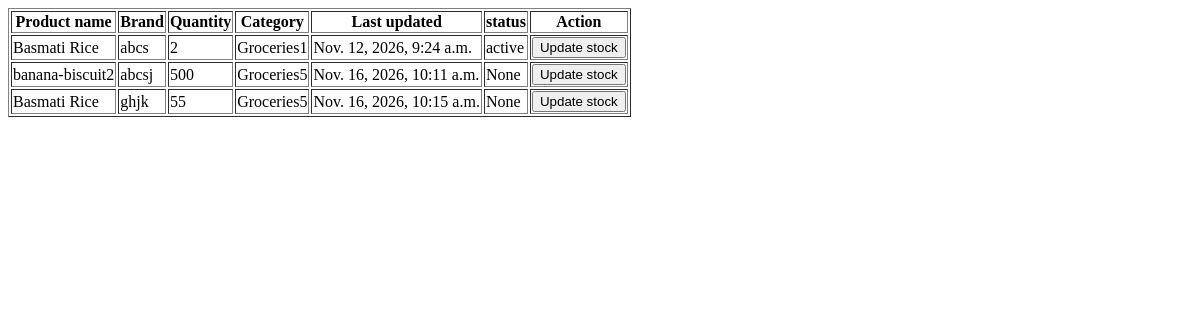
Before: /ViewStockandUpdateStock (signed in) with the older database file.
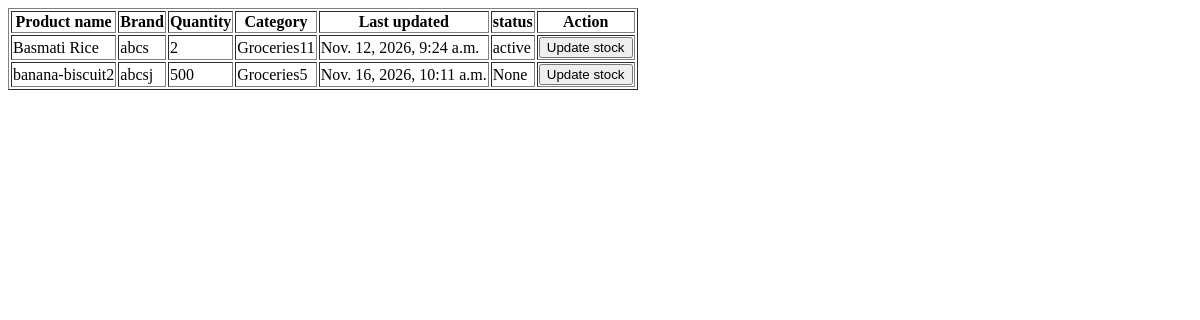
After: the same page with the newer database file.
### RetailIQApp/models.py (models this page shows)
class ProductTable(models.Model):
    SHOPID = models.ForeignKey(ShopTable, on_delete=models.PROTECT, null=True, blank=True) #necessary? because there is fk to category table
    CATEGORY = models.ForeignKey(CategoryTable,on_delete=models.PROTECT,null=True,blank=True)
    product_name = models.CharField(max_length=50, null=True, blank=True)
    STOCK = models.ForeignKey(StockTable, on_delete=models.PROTECT, null=True, blank=True) #not appearing in viewproducts.html
    brand = models.CharField(max_length=20, null=True, blank=True)
    expiry_date = models.DateField(null=True, blank=True)
    manufacturing_date = models.DateField(null=True, blank=True)
    barcode = models.IntegerField(null=True, blank=True)
    purchase_price = models.DecimalField(max_digits=10, decimal_places=2, null=True, blank=True)
    selling_price = models.DecimalField(max_digits=10, decimal_places=2, null=True, blank=True)
    unit = models.CharField(max_length=20, null=True, blank=True)
    description = models.TextField(max_length=200, null=True, blank=True)
    supplier_name = models.CharField(max_length=20, null=True, blank=True)
    supplier_email = models.EmailField(max_length=50, null=True, blank=True)
    supplier_phone = models.CharField(max_length=20, null=True, blank=True)
    status = models.CharField(max_length=20, null=True, blank=True)

class StockTable(models.Model):
    quantity = models.IntegerField(null=True, blank=True)
    last_updated = models.DateTimeField(auto_now=True)
    status = models.CharField(max_length=20, null=True, blank=True)

class CategoryTable(models.Model):
    SHOPID = models.ForeignKey(ShopTable, on_delete=models.PROTECT, null=True, blank=True)
    category_name = models.CharField(max_length=20, null=True, blank=True)
    category_description = models.CharField(max_length=100, null=True, blank=True)
    created_at = models.DateTimeField(auto_now_add=True)
    updated_at = models.DateTimeField(auto_now=True)
    is_active = models.BooleanField(default=True)

### RetailIQApp/views.py (the view)
# urls.py: path('ViewStockandUpdateStock',ViewStockandUpdateStock.as_view(),name='ViewStockandUpdateStock'),
class ViewStockandUpdateStock(View):
    def get(self,request):
        obj = ProductTable.objects.filter(SHOPID__LOGINID_id=request.session['loginid']) #select_related not needed?
        return render(request,'shop/ViewStockandUpdateStock.html', {'stock_data':obj})

### templates/Shop/viewStockAndUpdateStock.html (shortened to what this page needs)
<!DOCTYPE html>
<html lang="en">
<head>
</head>
<body>
    <table border="1">
        <tr>
            <th>Product name</th>
            <th>Brand</th>
            <th>Quantity</th>
            <th>Category</th>
            <th>Last updated</th>
            <th>status</th>
            <th>Action</th>
        </tr>
        {% for i in stock_data %}
        <tr>
            <td>{{ i.product_name }}</td>
            <td>{{ i.brand }}</td>
            <td>{{ i.STOCK.quantity }}</td>
            <td>{{ i.CATEGORY.category_name }}</td>
            <td>{{ i.STOCK.last_updated }}</td>
            <td>{{ i.STOCK.status }}</td>
            <td><a href="updateStock/{{i.STOCK.id}}"><button>Update stock</button></a></td>
        </tr>
        {% endfor %}
    </table>
</body>
</html>

Changed rows visible on the page:
removed ProductTable: product_name "Basmati Rice", brand "ghjk", STOCK.quantity "55", CATEGORY.category_name "Groceries5", STOCK.last_updated "Nov. 16, 2026, 10:15 a.m.", STOCK.status "None"
changed ProductTable "Basmati Rice": CATEGORY.category_name "Groceries1" → "Groceries11"
